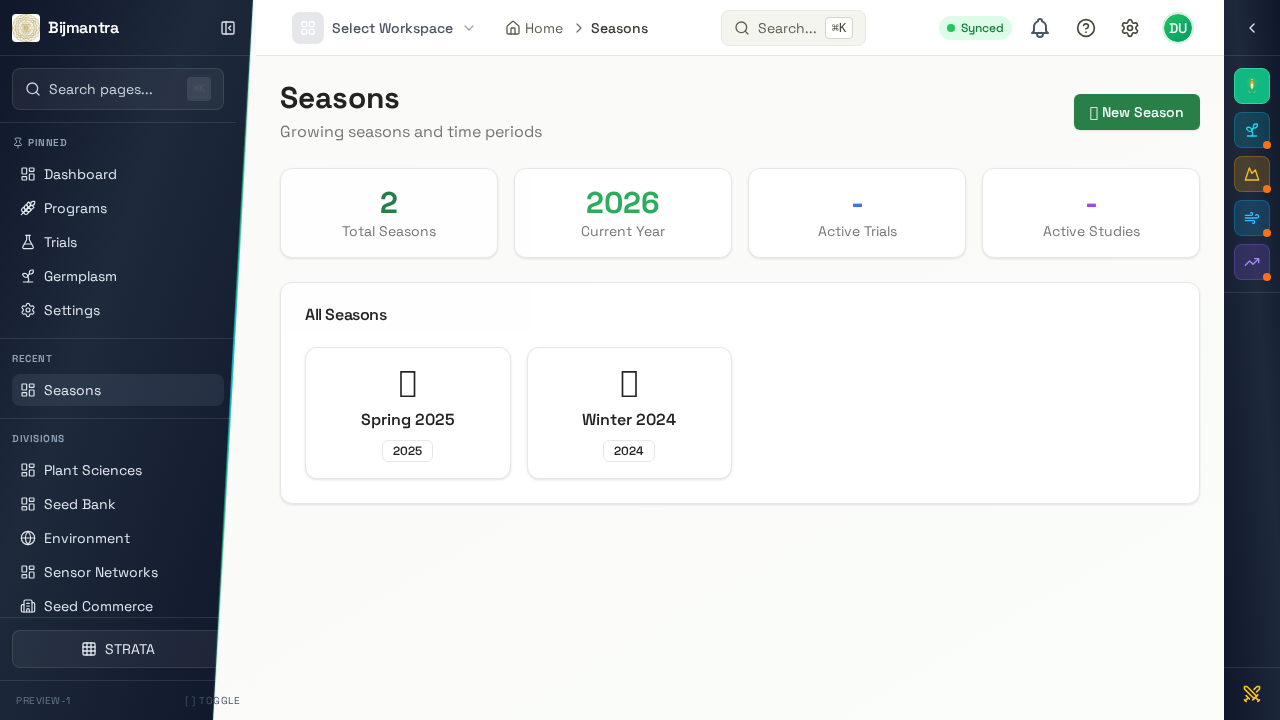
#> input picture verification/seasons_page.png, 1280 x 720 px; its folder holds only this picture in this run
$ python -i baseline_training.py   (imports and definitions only)
#> lines starting #> are read from the running program, lines starting #| are printed output that depends on the picture
#> further down, picture is the input picture: PIL image 1280x720 RGB; mean R, G, B 199.9, 203.6, 206.2
"""Deterministic baseline image classifier for Plant Vision.

This module is deliberately lightweight: it uses a deterministic image feature
extractor and scikit-learn classifier so the production pipeline can be tested
and operated without adding an unreviewed heavyweight ML runtime.
"""

import json
import math
from dataclasses import dataclass
from pathlib import Path
from typing import Any

import joblib
import numpy as np
from PIL import Image
from sklearn.linear_model import LogisticRegression
from sklearn.metrics import accuracy_score, classification_report, confusion_matrix
from sklearn.pipeline import Pipeline
from sklearn.preprocessing import StandardScaler


PREPROCESSING_CONFIG = {
    "feature_extractor": "rgb_histogram_luminance_grid",
    "feature_version": "vision-preprocess-v1",
    "image_mode": "RGB",
    "histogram_bins": 8,
    "thumbnail_size": [16, 16],
}


@dataclass(frozen=True)
class TrainingRecord:
    image_path: Path
    label: str
    split: str
    sha256: str
    metadata: dict[str, Any]


def extract_image_features(image: Image.Image) -> np.ndarray:
    rgb = image.convert("RGB").resize((96, 96))
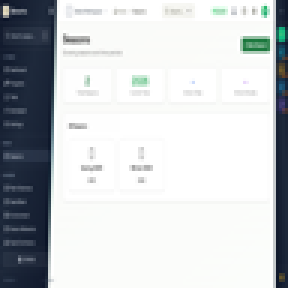
#> rgb: PIL image 96x96 RGB (shown 3 times larger); mean R, G, B 199.9, 203.6, 206.2
    array = np.asarray(rgb, dtype=np.float32) / 255.0
    channel_means = array.mean(axis=(0, 1))
#> channel_means = [0.784, 0.798, 0.809]
    channel_stds = array.std(axis=(0, 1))
#> channel_stds = [0.359, 0.34, 0.311]

    histograms = []
    for channel in range(3):
        hist, _ = np.histogram(array[:, :, channel], bins=8, range=(0.0, 1.0), density=True)
        histograms.extend(hist.astype(np.float32))
#> this loop made 3 passes
#> hist on passes 1 to 3: [1.29, 0.365, 0.134, 0.0312, 0.0408, 0.0634, 0.215, 5.86], [0.261, 1.29, 0.176, 0.0503, 0.0373, 0.0521, 0.24, 5.89], [0, 1.36, 0.329, 0.116, 0.0312, 0.0842, 0.214, 5.87]
#> after the loop, histograms = [1.29, 0.365, 0.134, 0.0312, 0.0408, 0.0634, 0.215, 5.86, 0.261, 1.29, 0.176, 0.0503, 0.0373, 0.0521, 0.24, 5.89, 0, 1.36, 0.329, 0.116, 0.0312, 0.0842, 0.214, 5.87]

    luminance = np.asarray(rgb.convert("L").resize((16, 16)), dtype=np.float32) / 255.0
    luminance_mean = float(luminance.mean())
#> luminance_mean = 0.797
    luminance_std = float(luminance.std())
#> luminance_std = 0.317
    entropy = 0.0
    values, counts = np.unique((luminance * 255).astype(np.uint8), return_counts=True)
#> values = 67 values from 23 to 255; counts = 67 values, max 55 at index 62, min 1 at index 0, mean 3.82
    total = counts.sum()
#> total = 256
    for count in counts:
        probability = count / total
        entropy -= probability * math.log2(probability)
#> this loop made 67 passes
#> (count, probability, entropy) on passes 3, 4, 5, 7, 8, 9, 10, 11, 12, 13, 14, 15: (1, 0.00391, 0.0938), (1, 0.00391, 0.125), (1, 0.00391, 0.156), (2, 0.00781, 0.322), (4, 0.0156, 0.416), (2, 0.00781, 0.47), (4, 0.0156, 0.564), (2, 0.00781, 0.619), (1, 0.00391, 0.65), (2, 0.00781, 0.705), (1, 0.00391, 0.736), (1, 0.00391, 0.767)
#> (probability, entropy) on passes 1, 2, 6: (0.00391, 0.0312), (0.00391, 0.0625), (0.0195, 0.267)
#> after the loop, entropy = 4.75

    return np.concatenate(
        [
            channel_means,
            channel_stds,
            np.array(histograms, dtype=np.float32),
            np.array([luminance_mean, luminance_std, entropy], dtype=np.float32),
            luminance.flatten(),
        ]
    )


def features_from_path(path: Path) -> np.ndarray:
    with Image.open(path) as image:
        return extract_image_features(image)


# [5 lines left out: function features_from_bytes, not called in this run]


class BaselineImageClassifierTrainer:
    """Train and persist a deterministic baseline classifier."""

    # [4 lines left out: function _matrix, not called in this run]

    def _split_records(self, records: list[TrainingRecord], split: str) -> list[TrainingRecord]:
        return [record for record in records if record.split == split]

    # [140 lines left out: function train, not called in this run]


baseline_image_classifier_trainer = BaselineImageClassifierTrainer()

>>> from PIL import Image
>>> picture = Image.open('../../../../../../verification/seasons_page.png')
>>> result = extract_image_features(picture)
#> result = 289 values, max 5.89 at index 21, min 0 at index 22, mean 0.821
